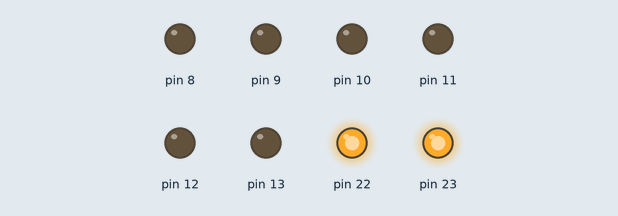
Recording of a sketch running on a simulated Arduino Uno, built with avr-gcc and run on an emulated ATmega328P. Shown: output pins drawn as LEDs (lit = HIGH).

Above: at 0.1 s.
At 2.2 s:
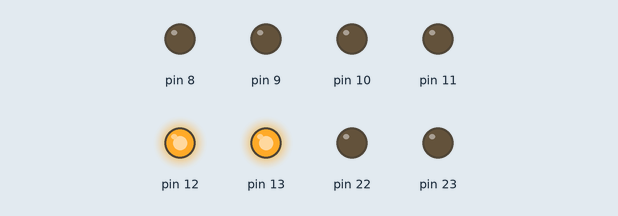
At 4.4 s:
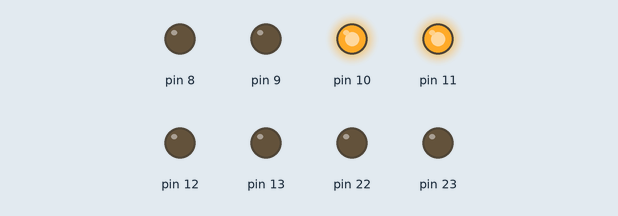
At 8.8 s:
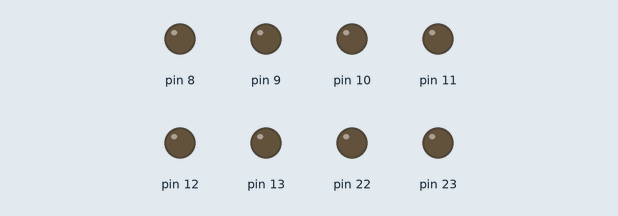
At 24.1 s:
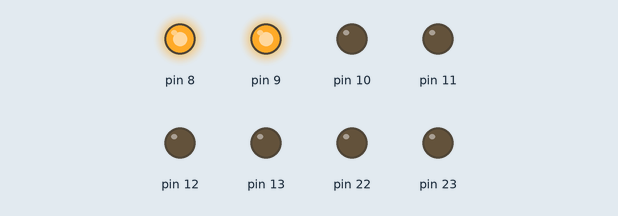
At 38.3 s:
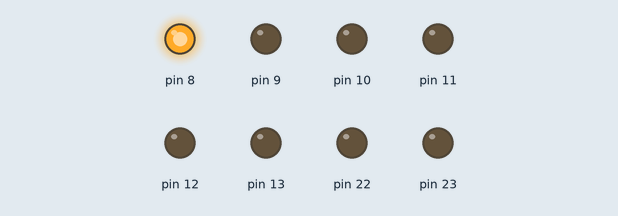
Timing chart, 0 to 40.0 s (numbered marks = the images above):
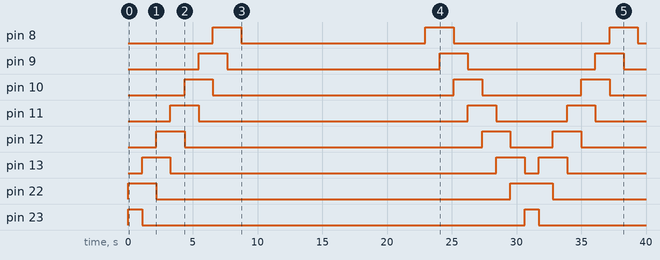

The sketch:

sketch.ino
```cpp
//sliding 2 leds one after another from top row(port b) to bottom row(port A)
#include "led.h"

void setup() {
  // put your setup code here, to run once:
  init();

}

void loop() {
  // put your main code here, to run repeatedly:
  volatile unsigned short s;
  volatile long i;
  volatile char a;
  for (a = 14; a >= 0; a--) {
    s = ((1 << 2) - 1) << a;
    output((unsigned char)(s & 0x00FF));
    output1((unsigned char)((s >> 8) & 0x00FF));
    for (i = 0; i <= 500000; i++);
  }
  for (a = 1; a <= 13; a++) {
    s = ((1 << 2) - 1) << a;
    output((unsigned char)(s & 0x00FF));
    output1((unsigned char)((s >> 8) & 0x00FF));
    for (i = 0; i <= 500000; i++);
  }

}
```

led.h
```cpp
void output(char x);
void output1(char x);
void init(void);

void init(void){
  volatile char *PORTA_dir = (char *)0X21;
  *PORTA_dir = 0xFF;
  volatile char *PORTB_dir = (char *)0x24;
  *PORTB_dir = 0xFF;
}

void output(char x){
  volatile char *output = (char *)0X22;
  *output = x;
}

void output1(char x){
  volatile char *output = (char *)0x25;
  *output = x;
}
```

Measured:
- by itself, pin 8: goes HIGH 2.2 s, LOW 14.2 s, HIGH 2.2 s, LOW 12.0 s, HIGH 2.2 s, then LOW
- by itself, pin 9: goes HIGH 2.2 s, LOW 16.4 s, HIGH 2.2 s, LOW 9.8 s, HIGH 2.2 s, then LOW
- by itself, pin 10: goes HIGH 2.2 s, LOW 18.6 s, HIGH 2.2 s, LOW 7.7 s, HIGH 2.2 s, then LOW
- by itself, pin 11: goes HIGH 2.2 s, LOW 20.8 s, HIGH 2.2 s, LOW 5.5 s, HIGH 2.2 s, then LOW
- by itself, pin 12: goes HIGH 2.2 s, LOW 23.0 s, HIGH 2.2 s, LOW 3.3 s, HIGH 2.2 s, then LOW
- by itself, pin 13: goes HIGH 2.2 s, LOW 25.2 s, HIGH 2.2 s, LOW 1.1 s, HIGH 2.2 s, then LOW
- by itself, pin 22: LOW → HIGH at 0.00 s, → LOW 2.2 s later, → HIGH 27.3 s later, → LOW 3.3 s later
- by itself, pin 23: alternates HIGH for 1.1 s and LOW for 29.5 s
